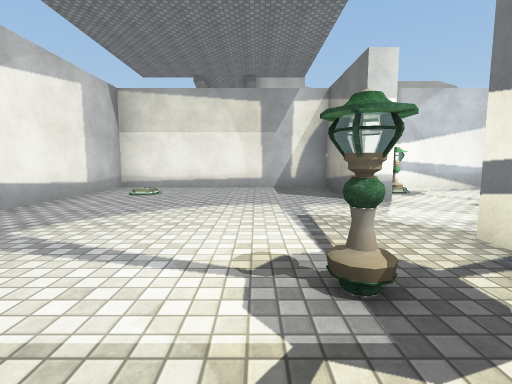
[1] (above)

12 first-person views from a walk through a Unity game level. The camera is 1.3 m above the floor, tilts 6° down and sees 85° across. The floor is counted in squares, 2 m on a side. Each view is taken from the middle of a square. On the plan, view 1 faces up. The plan holds only what a view shows up to about 9 squares ahead; the rest is blank. The place goes on beyond the plan. Some animated figures are left out. Some surface patterns are stand-ins.

[2]
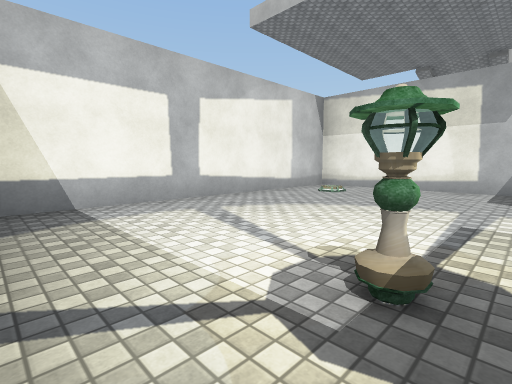

[3]
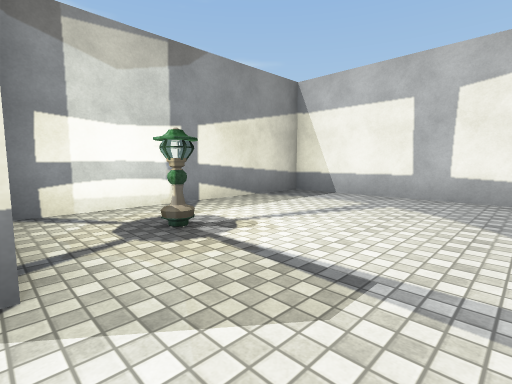

[4]
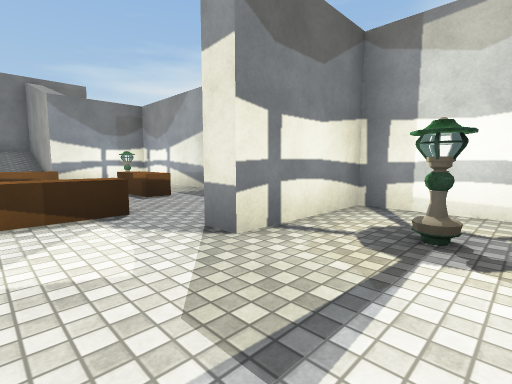

[5]
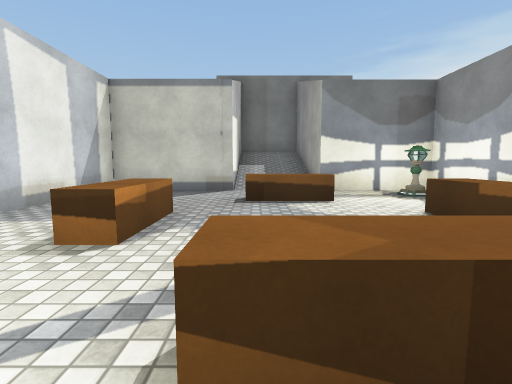

[6]
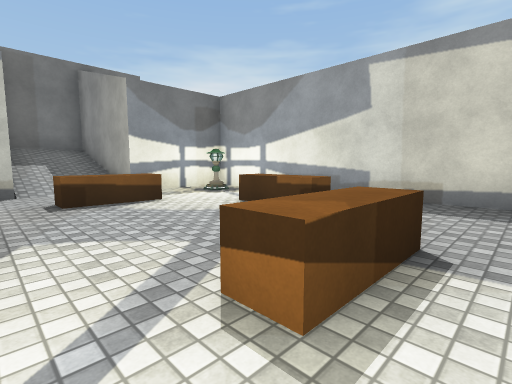

[7]
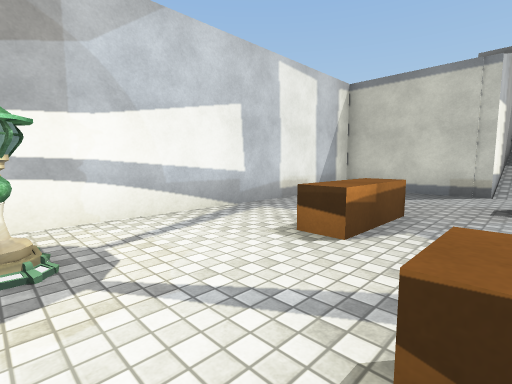

[8]
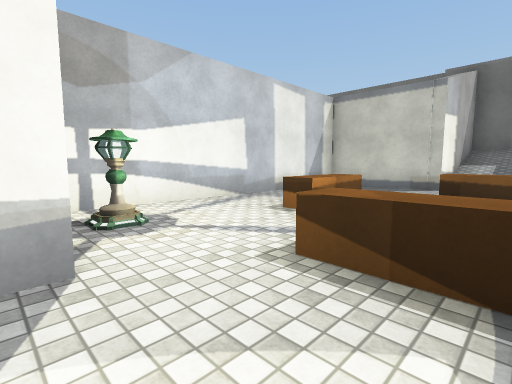

[9]
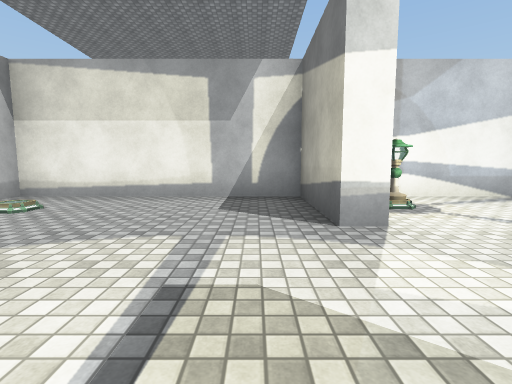

[10]
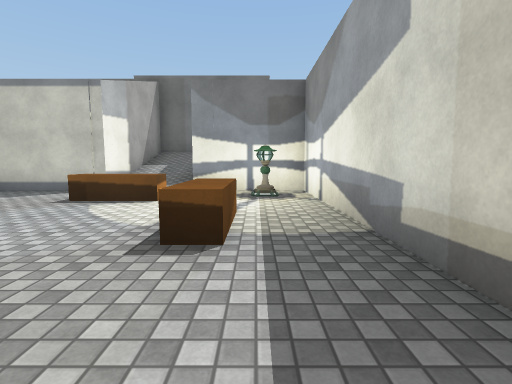

[11]
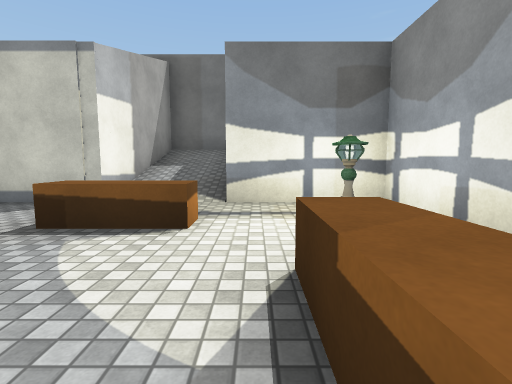

[12]
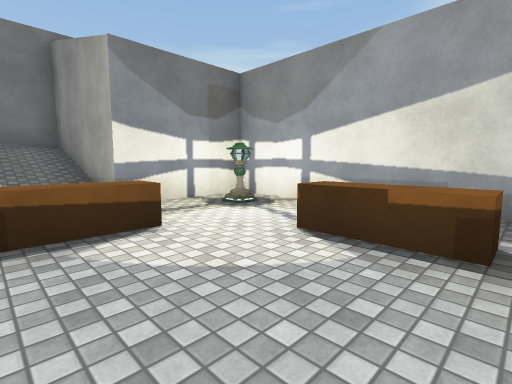

### Floor plan
Key: @ floor where view 1 was taken; # wall or solid block; . floor; / step, stairs or slope; ^ raised ledge; O other object.
Columns run from 4 left of view 1 to 14 right of it. Each row starts with its distance up from view 1.
  8 ###############
  7 #.....#.......#
  6 #.....#O......#
  5 #.....#...^...#####
  4 #.......^...^.////#
  3 #.......^...^.////#
  2 #.....#...^...#####
  1 #....O#......O#
  0 #...@.#.......#
 -1 ###############

Positions as (right, up) in squares from view 1, and headings:
1: (0, 0), facing up
2: (1, 0), facing up-left
3: (2, 4), facing down-left
4: (0, 4), facing down-right
5: (3, 4), facing right
6: (3, 5), facing down-right
7: (3, 4), facing up-right
8: (2, 3), facing up-right
9: (1, 2), facing up
10: (3, 1), facing right
11: (5, 2), facing right
12: (5, 4), facing down-right
